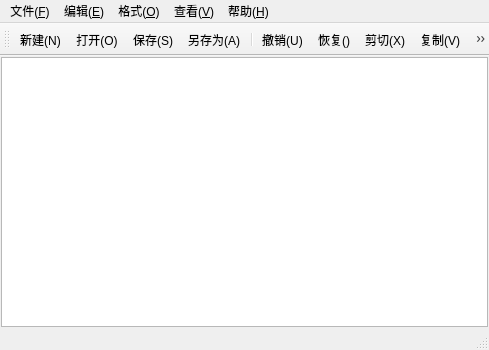
<?xml version="1.0" encoding="UTF-8"?>
<ui version="4.0">
 <class>MainWindow</class>
 <widget class="QMainWindow" name="MainWindow">
  <property name="geometry">
   <rect>
    <x>0</x>
    <y>0</y>
    <width>489</width>
    <height>350</height>
   </rect>
  </property>
  <property name="windowTitle">
   <string>MainWindow</string>
  </property>
  <widget class="QWidget" name="centralwidget">
   <layout class="QHBoxLayout" name="horizontalLayout">
    <property name="spacing">
     <number>0</number>
    </property>
    <property name="leftMargin">
     <number>1</number>
    </property>
    <property name="topMargin">
     <number>1</number>
    </property>
    <property name="rightMargin">
     <number>1</number>
    </property>
    <property name="bottomMargin">
     <number>1</number>
    </property>
    <item>
     <widget class="QPlainTextEdit" name="TextEdit"/>
    </item>
   </layout>
  </widget>
  <widget class="QMenuBar" name="menubar">
   <property name="geometry">
    <rect>
     <x>0</x>
     <y>0</y>
     <width>489</width>
     <height>18</height>
    </rect>
   </property>
   <widget class="QMenu" name="menu">
    <property name="title">
     <string>文件(&amp;F)</string>
    </property>
    <addaction name="actionNew"/>
    <addaction name="actionOpen"/>
    <addaction name="actionSave"/>
    <addaction name="actionSaveAs"/>
    <addaction name="separator"/>
    <addaction name="actionExit"/>
   </widget>
   <widget class="QMenu" name="menu_E">
    <property name="title">
     <string>编辑(&amp;E)</string>
    </property>
    <addaction name="actionUndo"/>
    <addaction name="actionRedo"/>
    <addaction name="actionCut"/>
    <addaction name="actionCopy"/>
    <addaction name="actionPaste"/>
    <addaction name="separator"/>
    <addaction name="actionFind"/>
    <addaction name="actionReplace"/>
    <addaction name="separator"/>
    <addaction name="actionSelcetAll"/>
   </widget>
   <widget class="QMenu" name="menu_O">
    <property name="title">
     <string>格式(&amp;O)</string>
    </property>
    <addaction name="actionLineWrap"/>
    <addaction name="actionSelectall"/>
    <addaction name="actionFont"/>
    <addaction name="actionFontColor"/>
    <addaction name="separator"/>
    <addaction name="actionFontBackgroundColor"/>
    <addaction name="actionCompilerBackgroundColor"/>
   </widget>
   <widget class="QMenu" name="menu_V">
    <property name="title">
     <string>查看(&amp;V)</string>
    </property>
    <addaction name="actionToolbar"/>
    <addaction name="actionStatusbar"/>
   </widget>
   <widget class="QMenu" name="menu_H">
    <property name="title">
     <string>帮助(&amp;H)</string>
    </property>
    <addaction name="actionAbout"/>
   </widget>
   <addaction name="menu"/>
   <addaction name="menu_E"/>
   <addaction name="menu_O"/>
   <addaction name="menu_V"/>
   <addaction name="menu_H"/>
  </widget>
  <widget class="QStatusBar" name="statusbar"/>
  <widget class="QToolBar" name="toolBar">
   <property name="windowTitle">
    <string>toolBar</string>
   </property>
   <attribute name="toolBarArea">
    <enum>TopToolBarArea</enum>
   </attribute>
   <attribute name="toolBarBreak">
    <bool>false</bool>
   </attribute>
   <addaction name="actionNew"/>
   <addaction name="actionOpen"/>
   <addaction name="actionSave"/>
   <addaction name="actionSaveAs"/>
   <addaction name="separator"/>
   <addaction name="actionUndo"/>
   <addaction name="actionRedo"/>
   <addaction name="actionCut"/>
   <addaction name="actionCopy"/>
   <addaction name="actionPaste"/>
   <addaction name="separator"/>
   <addaction name="actionFind"/>
   <addaction name="actionReplace"/>
   <addaction name="separator"/>
   <addaction name="actionFont"/>
   <addaction name="actionSelectall"/>
   <addaction name="actionLineWrap"/>
   <addaction name="separator"/>
   <addaction name="actionToolbar"/>
   <addaction name="actionStatusbar"/>
  </widget>
  <action name="actionNew">
   <property name="icon">
    <iconset resource="notepad.qrc">
     <normaloff>:/img/newlybuild.png</normaloff>:/img/newlybuild.png</iconset>
   </property>
   <property name="text">
    <string>新建(&amp;N)</string>
   </property>
   <property name="toolTip">
    <string>新建</string>
   </property>
   <property name="shortcut">
    <string>Ctrl+N</string>
   </property>
   <property name="menuRole">
    <enum>QAction::MenuRole::NoRole</enum>
   </property>
  </action>
  <action name="actionOpen">
   <property name="icon">
    <iconset resource="notepad.qrc">
     <normaloff>:/img/folder-open.png</normaloff>:/img/folder-open.png</iconset>
   </property>
   <property name="text">
    <string>打开(&amp;O)</string>
   </property>
   <property name="toolTip">
    <string>打开</string>
   </property>
   <property name="shortcut">
    <string>Ctrl+O</string>
   </property>
   <property name="menuRole">
    <enum>QAction::MenuRole::NoRole</enum>
   </property>
  </action>
  <action name="actionSave">
   <property name="icon">
    <iconset resource="notepad.qrc">
     <normaloff>:/img/save-one.png</normaloff>:/img/save-one.png</iconset>
   </property>
   <property name="text">
    <string>保存(&amp;S)</string>
   </property>
   <property name="toolTip">
    <string>保存</string>
   </property>
   <property name="shortcut">
    <string>Ctrl+S</string>
   </property>
   <property name="menuRole">
    <enum>QAction::MenuRole::NoRole</enum>
   </property>
  </action>
  <action name="actionSaveAs">
   <property name="icon">
    <iconset resource="notepad.qrc">
     <normaloff>:/img/save.png</normaloff>:/img/save.png</iconset>
   </property>
   <property name="text">
    <string>另存为(&amp;A)</string>
   </property>
   <property name="toolTip">
    <string>另存为</string>
   </property>
   <property name="menuRole">
    <enum>QAction::MenuRole::NoRole</enum>
   </property>
  </action>
  <action name="actionExit">
   <property name="icon">
    <iconset resource="notepad.qrc">
     <normaloff>:/img/folder-withdrawal.png</normaloff>:/img/folder-withdrawal.png</iconset>
   </property>
   <property name="text">
    <string>退出(&amp;X)</string>
   </property>
   <property name="toolTip">
    <string>退出</string>
   </property>
   <property name="menuRole">
    <enum>QAction::MenuRole::NoRole</enum>
   </property>
  </action>
  <action name="actionUndo">
   <property name="icon">
    <iconset resource="notepad.qrc">
     <normaloff>:/img/back.png</normaloff>:/img/back.png</iconset>
   </property>
   <property name="text">
    <string>撤销(&amp;U)</string>
   </property>
   <property name="toolTip">
    <string>撤销</string>
   </property>
   <property name="shortcut">
    <string>Ctrl+Z</string>
   </property>
   <property name="menuRole">
    <enum>QAction::MenuRole::NoRole</enum>
   </property>
  </action>
  <action name="actionCut">
   <property name="icon">
    <iconset resource="notepad.qrc">
     <normaloff>:/img/cutting-one.png</normaloff>:/img/cutting-one.png</iconset>
   </property>
   <property name="text">
    <string>剪切(&amp;X)</string>
   </property>
   <property name="toolTip">
    <string>剪切</string>
   </property>
   <property name="shortcut">
    <string>Ctrl+X</string>
   </property>
   <property name="menuRole">
    <enum>QAction::MenuRole::NoRole</enum>
   </property>
  </action>
  <action name="actionCopy">
   <property name="icon">
    <iconset resource="notepad.qrc">
     <normaloff>:/img/copy-one.png</normaloff>:/img/copy-one.png</iconset>
   </property>
   <property name="text">
    <string>复制(&amp;V)</string>
   </property>
   <property name="toolTip">
    <string>复制</string>
   </property>
   <property name="shortcut">
    <string>Ctrl+C</string>
   </property>
   <property name="menuRole">
    <enum>QAction::MenuRole::NoRole</enum>
   </property>
  </action>
  <action name="actionPaste">
   <property name="icon">
    <iconset resource="notepad.qrc">
     <normaloff>:/img/intersection.png</normaloff>:/img/intersection.png</iconset>
   </property>
   <property name="text">
    <string>粘贴(&amp;V)</string>
   </property>
   <property name="toolTip">
    <string>粘贴</string>
   </property>
   <property name="shortcut">
    <string>Ctrl+V</string>
   </property>
   <property name="menuRole">
    <enum>QAction::MenuRole::NoRole</enum>
   </property>
  </action>
  <action name="actionFind">
   <property name="icon">
    <iconset resource="notepad.qrc">
     <normaloff>:/img/search.png</normaloff>:/img/search.png</iconset>
   </property>
   <property name="text">
    <string>查找(&amp;F)</string>
   </property>
   <property name="toolTip">
    <string>查找</string>
   </property>
   <property name="shortcut">
    <string>Ctrl+F</string>
   </property>
   <property name="menuRole">
    <enum>QAction::MenuRole::NoRole</enum>
   </property>
  </action>
  <action name="actionReplace">
   <property name="icon">
    <iconset resource="notepad.qrc">
     <normaloff>:/img/refresh.png</normaloff>:/img/refresh.png</iconset>
   </property>
   <property name="text">
    <string>替换(&amp;R)</string>
   </property>
   <property name="toolTip">
    <string>替换</string>
   </property>
   <property name="shortcut">
    <string>Ctrl+H</string>
   </property>
   <property name="menuRole">
    <enum>QAction::MenuRole::NoRole</enum>
   </property>
  </action>
  <action name="actionFont">
   <property name="icon">
    <iconset resource="notepad.qrc">
     <normaloff>:/img/font-size-two.png</normaloff>:/img/font-size-two.png</iconset>
   </property>
   <property name="text">
    <string>字体(&amp;F)</string>
   </property>
   <property name="toolTip">
    <string>字体</string>
   </property>
   <property name="menuRole">
    <enum>QAction::MenuRole::NoRole</enum>
   </property>
  </action>
  <action name="actionLineWrap">
   <property name="icon">
    <iconset resource="notepad.qrc">
     <normaloff>:/img/paragraph-break.png</normaloff>:/img/paragraph-break.png</iconset>
   </property>
   <property name="text">
    <string>自动换行(&amp;W)</string>
   </property>
   <property name="toolTip">
    <string>自动换行</string>
   </property>
   <property name="menuRole">
    <enum>QAction::MenuRole::NoRole</enum>
   </property>
  </action>
  <action name="actionToolbar">
   <property name="icon">
    <iconset resource="notepad.qrc">
     <normaloff>:/img/tool.png</normaloff>:/img/tool.png</iconset>
   </property>
   <property name="text">
    <string>工具栏(&amp;T)</string>
   </property>
   <property name="toolTip">
    <string>工具栏</string>
   </property>
   <property name="menuRole">
    <enum>QAction::MenuRole::NoRole</enum>
   </property>
  </action>
  <action name="actionStatusbar">
   <property name="icon">
    <iconset resource="notepad.qrc">
     <normaloff>:/img/all-application.png</normaloff>:/img/all-application.png</iconset>
   </property>
   <property name="text">
    <string>状态栏(&amp;S)</string>
   </property>
   <property name="toolTip">
    <string>状态栏</string>
   </property>
   <property name="menuRole">
    <enum>QAction::MenuRole::NoRole</enum>
   </property>
  </action>
  <action name="actionRedo">
   <property name="icon">
    <iconset resource="notepad.qrc">
     <normaloff>:/img/next.png</normaloff>:/img/next.png</iconset>
   </property>
   <property name="text">
    <string>恢复(&amp;)</string>
   </property>
   <property name="toolTip">
    <string>恢复</string>
   </property>
   <property name="shortcut">
    <string>Ctrl+Shift+Z</string>
   </property>
   <property name="menuRole">
    <enum>QAction::MenuRole::NoRole</enum>
   </property>
  </action>
  <action name="actionSelectall">
   <property name="icon">
    <iconset resource="notepad.qrc">
     <normaloff>:/img/view-list.png</normaloff>:/img/view-list.png</iconset>
   </property>
   <property name="text">
    <string>显示行号(&amp;L)</string>
   </property>
   <property name="toolTip">
    <string>显示行号</string>
   </property>
   <property name="shortcut">
    <string>Ctrl+L</string>
   </property>
   <property name="menuRole">
    <enum>QAction::MenuRole::NoRole</enum>
   </property>
  </action>
  <action name="actionSelcetAll">
   <property name="text">
    <string>全选(&amp;A)</string>
   </property>
   <property name="toolTip">
    <string>全选</string>
   </property>
   <property name="shortcut">
    <string>Ctrl+A</string>
   </property>
   <property name="menuRole">
    <enum>QAction::MenuRole::NoRole</enum>
   </property>
  </action>
  <action name="actionFontColor">
   <property name="text">
    <string>字体颜色</string>
   </property>
   <property name="toolTip">
    <string>字体颜色</string>
   </property>
   <property name="menuRole">
    <enum>QAction::MenuRole::NoRole</enum>
   </property>
  </action>
  <action name="actionFontBackgroundColor">
   <property name="text">
    <string>字体背景颜色</string>
   </property>
   <property name="toolTip">
    <string>字体背景颜色</string>
   </property>
   <property name="menuRole">
    <enum>QAction::MenuRole::NoRole</enum>
   </property>
  </action>
  <action name="actionCompilerBackgroundColor">
   <property name="text">
    <string>编译器背景色</string>
   </property>
   <property name="toolTip">
    <string>编译器背景色</string>
   </property>
   <property name="menuRole">
    <enum>QAction::MenuRole::NoRole</enum>
   </property>
  </action>
  <action name="actionAbout">
   <property name="text">
    <string>关于(&amp;A)</string>
   </property>
   <property name="toolTip">
    <string>关于</string>
   </property>
   <property name="menuRole">
    <enum>QAction::MenuRole::NoRole</enum>
   </property>
  </action>
 </widget>
 <resources>
  <include location="notepad.qrc"/>
 </resources>
 <connections/>
</ui>
